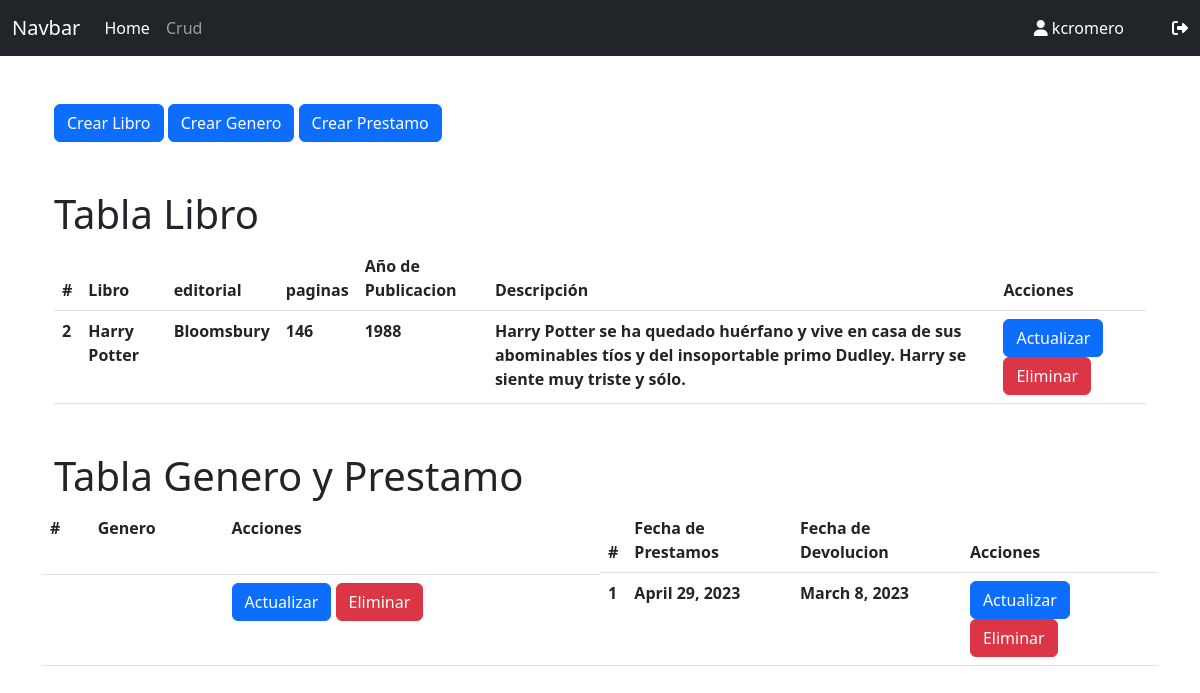
The app's page /crud with its own data.
### app/models.py (models this page shows, shortened)
class Usuarios(models.Model):
    id = models.AutoField(auto_created=True, primary_key=True)
    username = models.CharField(verbose_name='Usuario', max_length=20)
    password = models.IntegerField(verbose_name='Contraseña')

class Libro(models.Model):
    id = models.IntegerField( primary_key=True, verbose_name='ID')
    nombre = models.CharField(verbose_name='Titulo', max_length=100)
    descripcion = models.CharField(verbose_name='Autor', max_length=100)
    editorial = models.CharField(verbose_name='Editorial', max_length=100)
    paginas = models.CharField(verbose_name='Pagina del Libro', max_length=100)
    anio_publicacion = models.IntegerField()

class Genero(models.Model):
    id = models.IntegerField( primary_key=True, verbose_name='ID')
    nombre = models.CharField(verbose_name='Genero', max_length=100)

class Prestamo(models.Model):
    id = models.IntegerField( primary_key=True, verbose_name='ID')
    fecha_prestamo = models.DateField( auto_created=True)
    fecha_devolucion = models.DateField( auto_created=True)

### app/views.py (the view)
# urls.py: path('crud', views.admin , name='crud'),
def admin(request):
    usuario = Usuarios.objects.values()
    libro= Libro.objects.all()
    genero= Genero.objects.all()
    prestamo= Prestamo.objects.all()
    context = {
        'usuario': usuario,
        'libro': libro,
        'genero': genero,
        'prestamo': prestamo,
    }
    return render(request, 'Crud.html', context)

### app/templates/crud.html (shortened to what this page needs)
<!doctype html>
<html lang="en">
<head>
  <link href="https://cdn.jsdelivr.net/npm/bootstrap@5.2.1/dist/css/bootstrap.min.css" rel="stylesheet"
>
    {% load static %}
    <link rel="stylesheet" href="{% static 'style2.css' %}">
    <link rel="stylesheet" href="https://cdnjs.cloudflare.com/ajax/libs/font-awesome/6.3.0/css/all.min.css" />
</head>
<body>
  <nav class="navbar navbar-expand-lg navbar-dark bg-dark">
    <div class="container-fluid">
      <a class="navbar-brand" href="#">Navbar</a>
      <div class="collapse navbar-collapse" id="navbarSupportedContent">
        <ul class="navbar-nav me-auto mb-2 mb-lg-0">
            <li class="nav-item">
                <a class="nav-link active" aria-current="page" href="{% url 'home' %}">Home</a>
              </li>
              <li class="nav-item">
                <a class="nav-link" href="{% url 'crud' %}">Crud</a>
              </li>
        </ul>
        <div class="d-flex">
            {% for item in  usuario %}
            <span class="text-white text-decoration-none" > <i class="fa fa-user" aria-hidden="true"></i> {{item.username}} </span>
            {% endfor %}
            <a href="" class="ms-5 text-white"> <i class="fa fa-solid fa-right-from-bracket" aria-hidden="true"></i></a>
        </div>
      </div>
    </div>
  </nav>
<main class="container mt-5">
    <div class="container mb-5">
        <button type="button" class="btn btn-primary" data-bs-toggle="modal" data-bs-target="#staticBackdropcrearlibro">
            Crear Libro
          </button>
        <button type="button" class="btn btn-primary" data-bs-toggle="modal" data-bs-target="#staticBackdropcreargenero">
            Crear Genero
          </button>
        <button type="button" class="btn btn-primary" data-bs-toggle="modal" data-bs-target="#staticBackdropcrearprestamo">
            Crear Prestamo
          </button>
        </div>
    <div class="container ">
        <h1 > Tabla Libro </h1>
        <table class="table">
            <thead>
              <tr>
                <th scope="col">#</th>
                <th scope="col">Libro</th>
                <th scope="col">editorial</th>
                <th scope="col">paginas</th>
                <th scope="col">Año de Publicacion</th>
                <th scope="col">Descripción</th>
                <th scope="col">Acciones</th>
            </tr>
            </thead>
            <tbody>
              {% for item in libro %}
              <tr>
                <th scope="row"> {{item.id}}</th>
                <th scope="row"> {{item.nombre}}</th>
                <th scope="row"> {{item.editorial}}</th>
                <th scope="row"> {{item.paginas}}</th>
                <th scope="row"> {{item.anio_publicacion}}</th>
                <th scope="row"> {{item.descripcion}}</th>
                <th scope="row">
                    <a href="{% url 'Actualizarl' item.id %}" class="btn btn-primary">Actualizar</a>
                    <a href="{% url 'eliminarl' item.id %}" class="btn btn-danger" onclick="return confirm('¿Estás seguro de que quieres borrar?')">Eliminar</a>
                </th>
              </tr>
              {% endfor %}
            </tbody>
          </table>
    </div>
    <div class="container mt-5 mb-5">
        <h1 > Tabla Genero y Prestamo </h1>
        <div class="row">
            <table class="table col"
                <thead>
                  <tr>
                    <th scope="col">#</th>
                    <th scope="col">Genero</th>
                    <th scope="col">Acciones</th>
                </tr>
                <tbody>
                  {% for item in genero   %}
                  <tr>
                    <th scope="row"><strong class="text-white"> {{item.id}}</strong></th>
                    <th scope="row "> <strong class="text-white">{{item.nombre}}</strong></th>
                    <th scope="row d-flex">
                        <a href="{% url 'Actualizarg' item.id %}" class="btn btn-primary">Actualizar</a>
                        <a href="{% url 'eliminarg' item.id %}" class="btn btn-danger" onclick="return confirm('¿Estás seguro de que quieres borrar?')">Eliminar</a>
                    </th>
                    {% endfor %}
                </tr>
                </tbody>
              </table>
            <table class="table col">
                <thead>
                    <tr>
                      <th scope="col">#</th>
                      <th scope="col">Fecha de Prestamos</th>
                      <th scope="col">Fecha de Devolucion</th>
                      <th scope="col">Acciones</th>
                  </tr>
                  </thead>
                  <tbody>
                      <tr>
                          {% for item in   prestamo %}
                          <th scope="row"> {{item.id}}</th>
                          <th scope="row"> {{item.fecha_devolucion}}</th>
                          <th scope="row"> {{item.fecha_prestamo}}</th>
                          <th scope="row">
                              <a href="{% url 'Actualizarp' item.id %}" class="btn btn-primary">Actualizar</a>
                              <a href="{% url 'eliminarp' item.id %}" class="btn btn-danger" onclick="return confirm('¿Estás seguro de que quieres borrar?')">Eliminar</a>
                          </th>
                        </tr>
                        {% endfor %}
                  </tbody>
                </table>
        </div>
    </div>
</main>
</body>
</html>

### app/static/style2.css (style rules this page uses)
body { background-image: url('fondo2.jpg'); background-position: center; background-size: cover ; background-repeat: no-repeat; }

### records on screen
Usuarios: username "kcromero"
Libro: id "2", nombre "Harry Potter", editorial "Bloomsbury", paginas "146", anio_publicacion "1988", descripcion "Harry Potter se ha quedado huérfano y vive en casa de sus abominables tíos y del insoportable primo Dudley. Harry se siente muy triste y sólo."
Prestamo: id "1", fecha_devolucion "April 29, 2023", fecha_prestamo "March 8, 2023"
